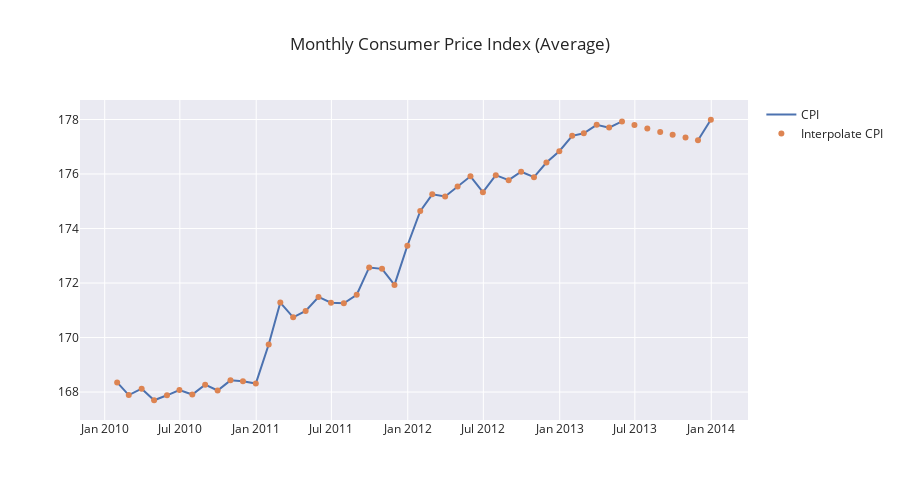

The notebook cell this image was saved under:
### Markdown cell above
- After checking missing values, the most feature which have missing values are Markdown 1-5. Also Unemployment and CPI
- For now I'll leave the data as it is
- And for the Date, I convert it to datetimeformat. And also generate Year, Month and Day for further modeling

### Code cell
from plotly.subplots import make_subplots

fig = make_subplots(rows=1, 
                    cols=1)

custom_aggregation = {}
custom_aggregation["CPI"] = "mean"
data2 = data2.set_index(pd.DatetimeIndex(data2['Date']))
data0 = data2.resample('M').agg(custom_aggregation)
data0.columns = ["CPI"]
data0['Date'] = data0.index

x = data0['Date'].tolist()
y = data0['CPI'].tolist()
y_ = data0['CPI'].interpolate().tolist()

fig.add_trace(go.Scatter(x=x, y=y,name='CPI'), 1, 1)
fig.add_trace(go.Scatter(x=x, y=y_,mode='markers',name='Interpolate CPI'), 1, 1)

fig['layout'].update(height=500, width=900, title='Monthly Consumer Price Index (Average)')
fig.show()
